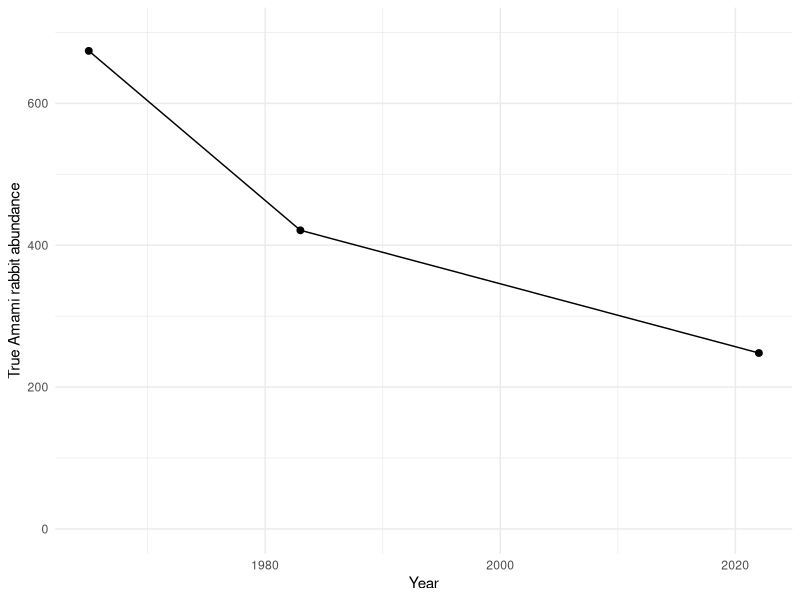
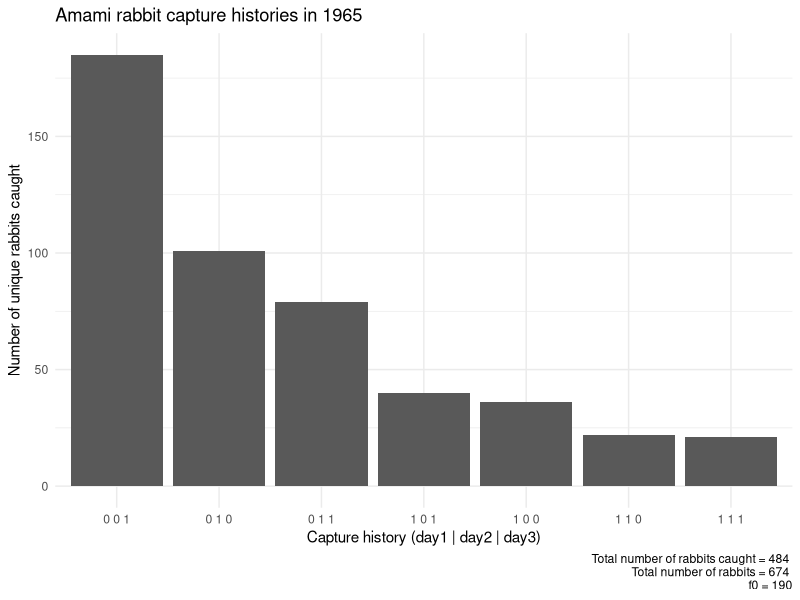
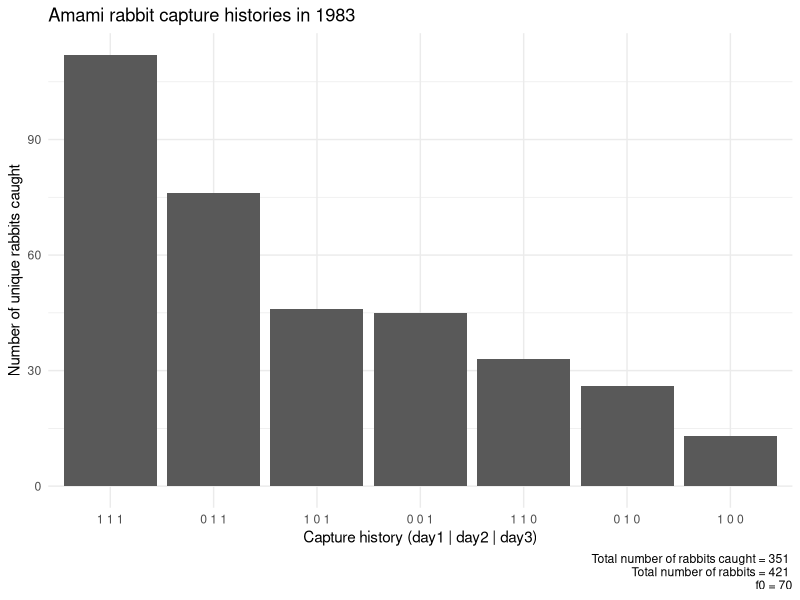
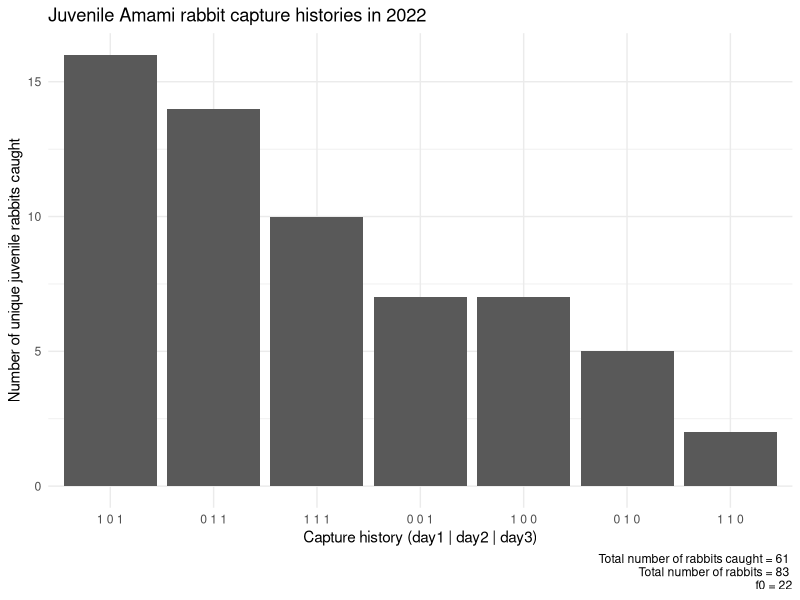
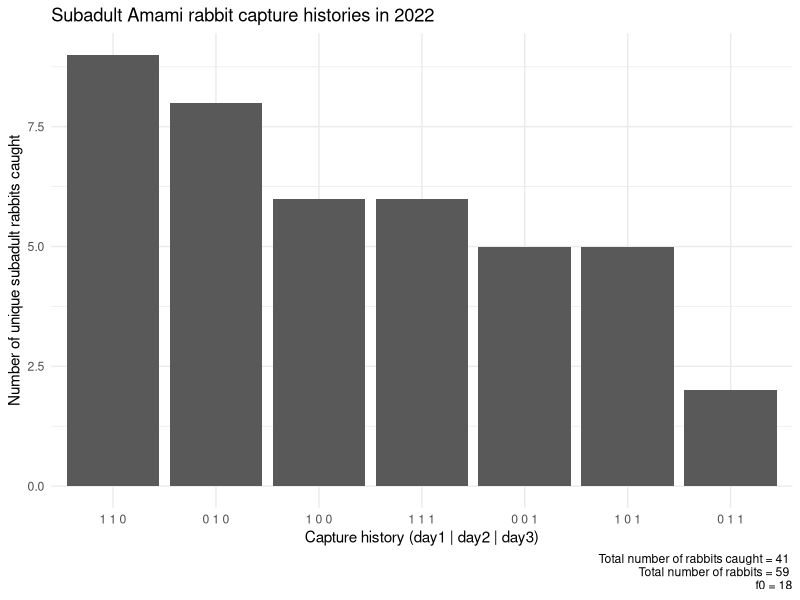
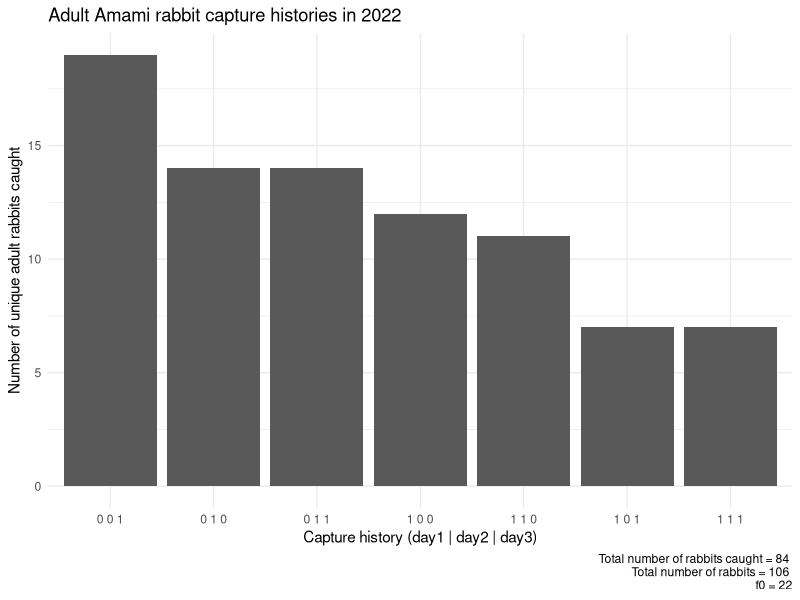

Source code (R) for these figures, in order:
## ---- chunk 1
knitr::opts_chunk$set(echo = TRUE, 
                      message = FALSE, 
                      warning = FALSE)
## ---- chunk 2
library(tidyverse)
## ---- chunk 3
df <- data.frame(
  year = c(1965, 1983, 2022),
  abundance = c(674, 421, 83 + 59 + 106)
)

ggplot(df) +
  geom_point(aes(x = year, y = abundance), size = 2) +
  geom_path(aes(x = year, y = abundance)) +
  labs(x = "Year",
       y = "True Amami rabbit abundance") +
  ylim(c(0, 700)) +
  theme_bw() +
  theme_minimal()
## ---- chunk 4
ch <- function(N = NULL, t = 3, p = NULL, pr = NULL){
  # set seed so that randomness is consisitent
  set.seed(666)
  
  cap <- matrix(nrow = N, ncol = t, data = NA)
  
  # Captures on day 1
  cap[,1] <- rbinom(N, 1, p[1])

  # Captures and recaptures on day 2  
  for(i in 1:nrow(cap)){
    cap[i,2] <- ifelse(cap[i,1] == 0, rbinom(N, 1, p[2]), rbinom(N, 1, pr[1]))
  }
  
  # Captures and recaptures on day 3
  for(i in 1:nrow(cap)){
    cap[i,3] <- ifelse(cap[i,1] == 0 & cap[i,2] == 0, rbinom(N, 1, p[3]), rbinom(N, 1, pr[2]))
  }
  
  # Convert to df
  cap <- data.frame(
    CH = paste(cap[,1], cap[,2], cap[,3])
  )
  
  # count each ch
  cap <- cap %>% 
    count(CH, sort = T)
  
  # Remove rabbits never caught (this is what students are trying to estimate)
  cap <- cap[cap$CH != "0 0 0",]
  
  # Add comment for INP file to explain each row
  cap$comment <- NA
  
  for(i in 1:nrow(cap)){
    if(cap$CH[i] == "1 1 1"){
      cap$comment[i] <- "/* Number of rabbits caught on day 1, 2, 3 */"
    } else if(cap$CH[i] == "1 1 0") {
      cap$comment[i] <- "/* Number of rabbits caught on day 1, 2 */"
    } else if(cap$CH[i] == "0 1 1") {
      cap$comment[i] <- "/* Number of rabbits caught on day 2, 3 */"
    } else if(cap$CH[i] == "1 0 1") {
      cap$comment[i] <- "/* Number of rabbits caught on day 1, 3 */"
    } else if(cap$CH[i] == "1 0 0") {
      cap$comment[i] <- "/* Number of rabbits caught on day 1 */"
    } else if(cap$CH[i] == "0 1 0") {
      cap$comment[i] <- "/* Number of rabbits caught on day 2 */"
    } else if(cap$CH[i] == "0 0 1") {
      cap$comment[i] <- "/* Number of rabbits caught on day 3 */"
    }
  }
  
  # rearrange df suitable for inp
  cap <- cap[,c(3, 1, 2)]
  
  return(cap)
}

inp <- function(df){
  df$n <- paste(df$n, ";", sep = "")
  df$CH <- gsub(" ", "", df$CH, fixed = TRUE)
  return(df)
}
## ---- chunk 5
N = 674
p = c(0.17, 0.34, 0.48)
pr = c(0.34, 0.48)

cap1965 <- ch(N = N, p = p, pr = pr)

cap1965
## ---- chunk 6
library(ggplot2)

ggplot(cap1965) +
  geom_col(aes(x = reorder(CH, -n), y = n)) +
  labs(x = "Capture history (day1 | day2 | day3)",
       y = "Number of unique rabbits caught",
       title = "Amami rabbit capture histories in 1965",
       caption = paste("Total number of rabbits caught =", sum(as.numeric(cap1965$n)), "\n",
                       "Total number of rabbits =", N, "\n",
                       "f0 =", N - sum(as.numeric(cap1965$n)))) +
  theme_bw() +
  theme_minimal()
## ---- chunk 7
cap1965 <- inp(cap1965)
## ---- chunk 8
N = 421
p = c(0.43, 0.43, 0.43)
pr = c(0.74, 0.74)

cap1983 <- ch(N = N, p = p, pr = pr)

cap1983
## ---- chunk 9
library(ggplot2)

ggplot(cap1983) +
  geom_col(aes(x = reorder(CH, -n), y = n)) +
  labs(x = "Capture history (day1 | day2 | day3)",
       y = "Number of unique rabbits caught",
       title = "Amami rabbit capture histories in 1983",
       caption = paste("Total number of rabbits caught =", sum(as.numeric(cap1983$n)), "\n",
                       "Total number of rabbits =", N, "\n",
                       "f0 =", N - sum(as.numeric(cap1983$n)))) +
  theme_bw() +
  theme_minimal()
## ---- chunk 10
cap1983 <- inp(cap1983)
## ---- chunk 11
N = 83
p = c(0.39, 0.39, 0.39)
pr = c(0.42, 0.64)

cap2022_juv <- ch(N = N, p = p, pr = pr)

cap2022_juv
## ---- chunk 12
library(ggplot2)

ggplot(cap2022_juv) +
  geom_col(aes(x = reorder(CH, -n), y = n)) +
  labs(x = "Capture history (day1 | day2 | day3)",
       y = "Number of unique juvenile rabbits caught",
       title = "Juvenile Amami rabbit capture histories in 2022",
       caption = paste("Total number of rabbits caught =", sum(as.numeric(cap2022_juv$n)), "\n",
                       "Total number of rabbits =", N, "\n",
                       "f0 =", N - sum(as.numeric(cap2022_juv$n)))) +
  theme_bw() +
  theme_minimal()
## ---- chunk 13
cap2022_juv <- inp(cap2022_juv)
## ---- chunk 14
N = 59
p = c(0.46, 0.23, 0.23)
pr = c(0.39, 0.48)

cap2022_suba <- ch(N = N, p = p, pr = pr)

cap2022_suba
## ---- chunk 15
library(ggplot2)

ggplot(cap2022_suba) +
  geom_col(aes(x = reorder(CH, -n), y = n)) +
  labs(x = "Capture history (day1 | day2 | day3)",
       y = "Number of unique subadult rabbits caught",
       title = "Subadult Amami rabbit capture histories in 2022",
       caption = paste("Total number of rabbits caught =", sum(as.numeric(cap2022_suba$n)), "\n",
                       "Total number of rabbits =", N, "\n",
                       "f0 =", N - sum(as.numeric(cap2022_suba$n)))) +
  theme_bw() +
  theme_minimal()
## ---- chunk 16
cap2022_suba <- inp(cap2022_suba)
## ---- chunk 17
N = 106
p = c(0.26, 0.38, 0.43)
pr = c(0.43, 0.43)

cap2022_adult <- ch(N = N, p = p, pr = pr)

cap2022_adult
## ---- chunk 18
library(ggplot2)

ggplot(cap2022_adult) +
  geom_col(aes(x = reorder(CH, -n), y = n)) +
  labs(x = "Capture history (day1 | day2 | day3)",
       y = "Number of unique adult rabbits caught",
       title = "Adult Amami rabbit capture histories in 2022",
       caption = paste("Total number of rabbits caught =", sum(as.numeric(cap2022_adult$n)), "\n",
                       "Total number of rabbits =", N, "\n",
                       "f0 =", N - sum(as.numeric(cap2022_adult$n)))) +
  theme_bw() +
  theme_minimal()
## ---- chunk 19
cap2022_adult <- inp(cap2022_adult)
## ---- chunk 20
write.table(cap1965, 
            "C:\\github\\ZO4541\\data\\management_plan\\closed_cmr\\zo4541_closed_cmr_1965.INP", 
            row.name = FALSE, 
            col.names = FALSE, 
            quote = FALSE)

write.table(cap1983, 
            "C:\\github\\ZO4541\\data\\management_plan\\closed_cmr\\zo4541_closed_cmr_1983.INP", 
            row.name = FALSE, 
            col.names = FALSE, 
            quote = FALSE)

write.table(cap2022_juv, 
            "C:\\github\\ZO4541\\data\\management_plan\\closed_cmr\\zo4541_closed_cmr_2022_juv.INP", 
            row.name = FALSE, 
            col.names = FALSE, 
            quote = FALSE)

write.table(cap2022_suba, 
            "C:\\github\\ZO4541\\data\\management_plan\\closed_cmr\\zo4541_closed_cmr_2022_suba.INP", 
            row.name = FALSE, 
            col.names = FALSE, 
            quote = FALSE)

write.table(cap2022_adult, 
            "C:\\github\\ZO4541\\data\\management_plan\\closed_cmr\\zo4541_closed_cmr_2022_adult.INP", 
            row.name = FALSE, 
            col.names = FALSE, 
            quote = FALSE)
